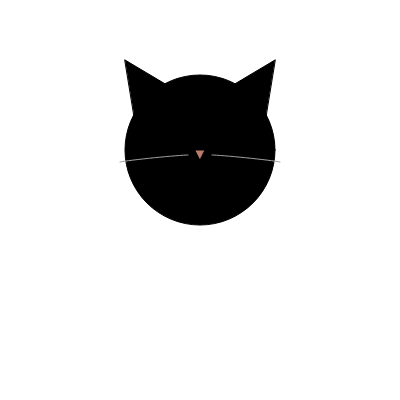
Frame 1 (no input)
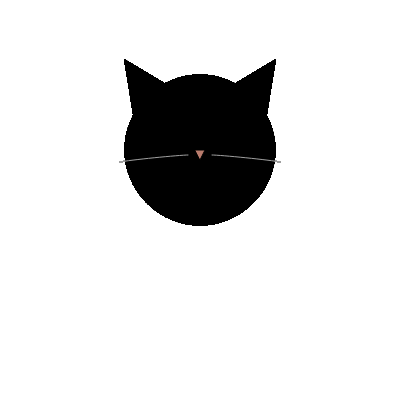
Frame 60 (no input)
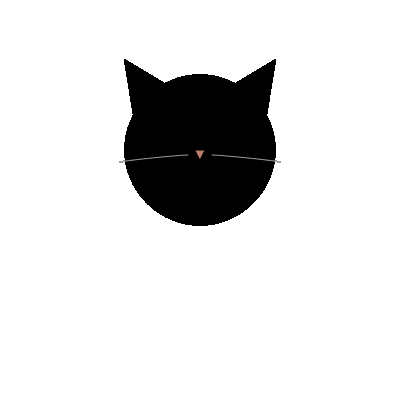
Frame 120 (the mouse pressed at the canvas centre since frame 60)

The p5.js sketch that drew these frames (run headless with seeded random() and noise() and a simulated clock; from frame 60 on, the mouse is pressed at the canvas centre):

// p5.js sketch
// ── sketch.js
function setup() {
	createCanvas(400, 400);
	background(255);
}

function draw() {
	fill(0);
	let p2 = { x: 73, y: 24 };
	let p3 = { x: 73, y: 61 },
		p4 = { x: 15, y: 65 };
	stroke(0);
	circle(200, 150, 150);
	triangle(134, 115, 167, 85, 125, 60);
	triangle(266, 115, 233, 85, 275, 60);
	fill('#B97C6D');
	triangle(200, 160, 205, 150, 195, 150);
	noFill();
	stroke(160);
	curve(170, 162, 188, 155, 120, 162, 135, 167);
	curve(230, 162, 212, 155, 280, 162, 265, 167);
}
